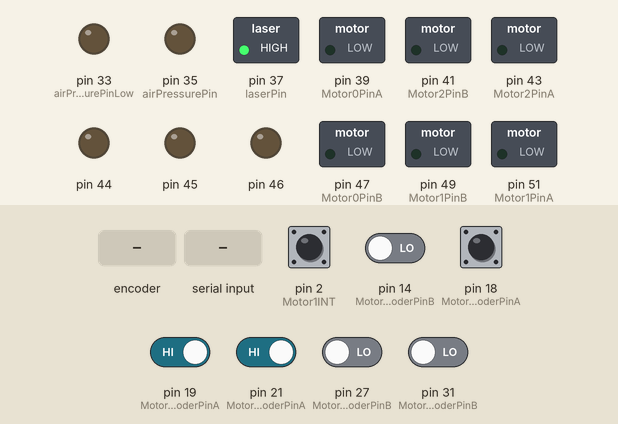
Simulated run of this sketch. Board: Arduino Mega 2560, built with avr-gcc and run on an emulated ATmega2560. Shown: switched loads named in the sketch (green lamp = pin HIGH), output pins drawn as LEDs (lit = HIGH). Dashed ring = blinking. The test bench sets the inputs (shaded band); at power-on: pin 2 (Motor1INT), pin 18 (Motor2EncoderPinA), pin 19 (Motor0EncoderPinA), pin 21 (Motor1EncoderPinA) HIGH, pin 14 (Motor0EncoderPinB), pin 27 (Motor2EncoderPinB), pin 31 (Motor1EncoderPinB) LOW.

Above: at 1.2 s.
1.3 s: rotary encoder on pin 18 (Motor2EncoderPinA) / pin 14 (Motor0EncoderPinB) turned 3 steps (first pin leading)
At 1.45 s:
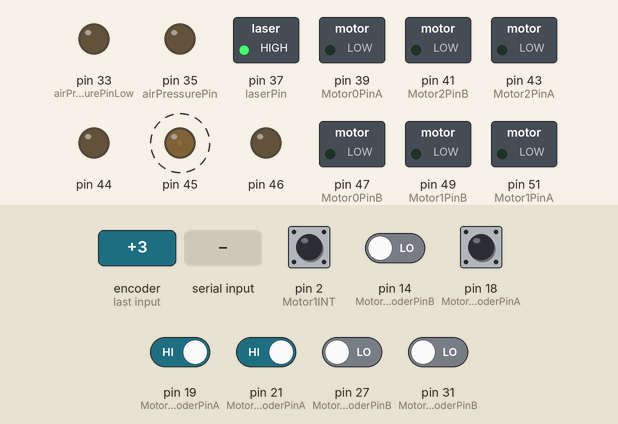
4.3 s: pin 2 (Motor1INT) pulled LOW for 0.15 s
At 5.6 s:
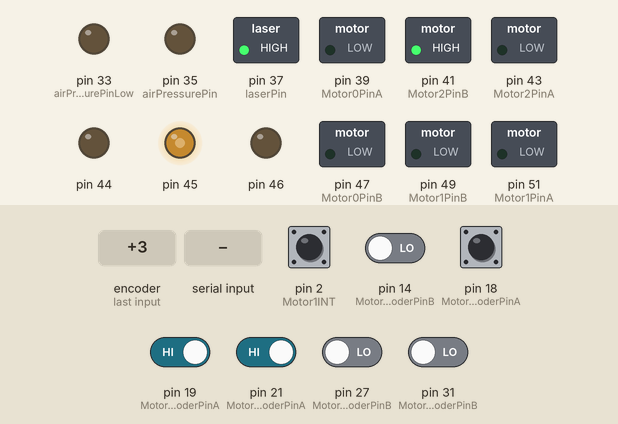
5.9 s: pin 19 (Motor0EncoderPinA) driven LOW
At 7.0 s:
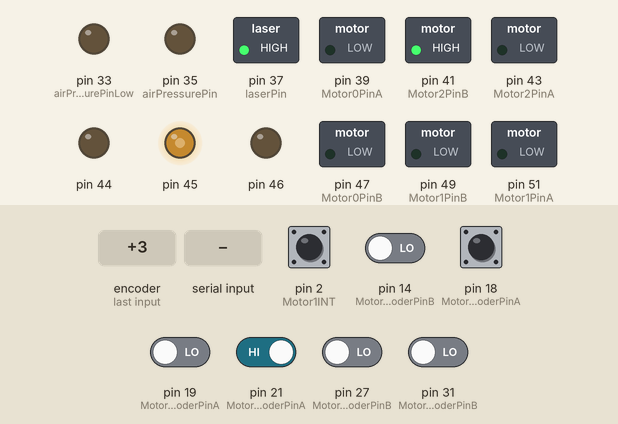
7.5 s: pin 21 (Motor1EncoderPinA) driven LOW
At 8.3 s:
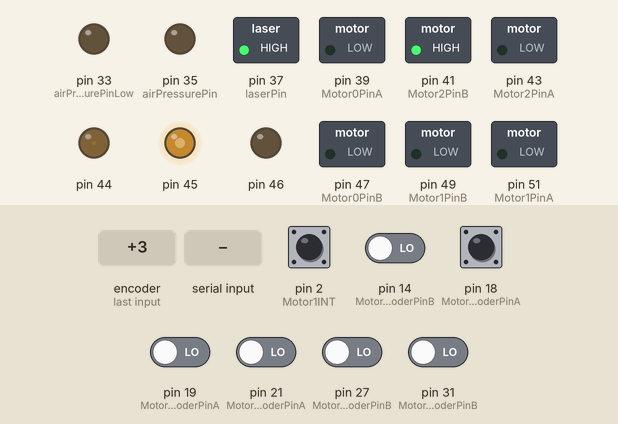
9.1 s: "1\n" received over Serial
At 9.5 s:
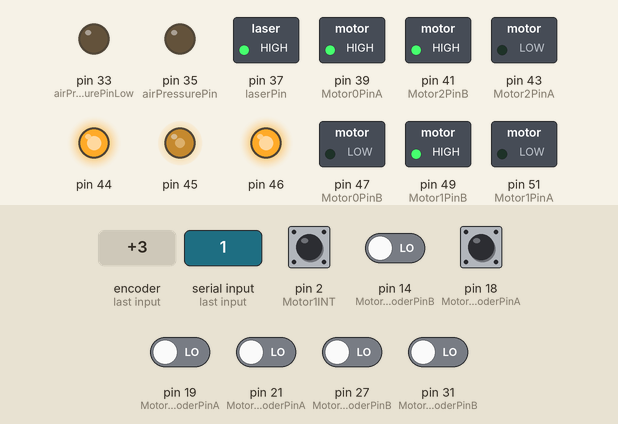
Timing chart, 0 to 11.7 s (numbered marks = the images above; inputs shaded):
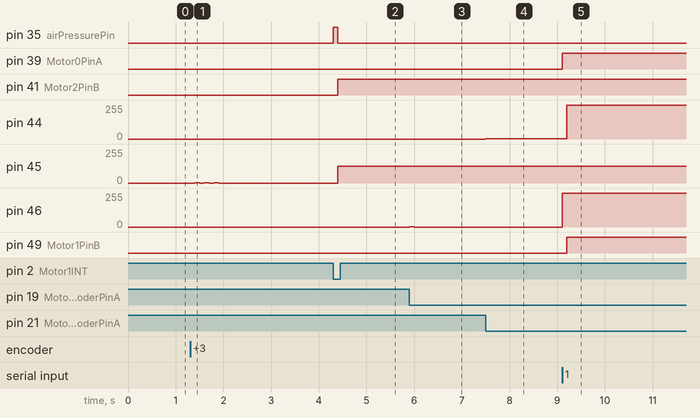

Measured:
- after the input at 1.3 s, pin 45: alternates 1/255 for 0.10 s and 0/255 for 0.10 s, 6 changes in all, then stays 0/255, starting after 0.10 s
- after the input at 4.3 s, pin 35 (airPressurePin): LOW → HIGH at once, → LOW 0.10 s later; pin 41 (Motor2PinB): LOW → HIGH after 0.10 s; pin 45: 0/255 → 127/255 after 0.10 s
- after the input at 5.9 s, pin 46: 0/255 → 1/255 at once, → 0/255 0.10 s later
- after the input at 7.5 s, pin 44: 0/255 → 2/255 at once, → 1/255 0.10 s later
- after the input at 9.1 s, pin 39 (Motor0PinA): LOW → HIGH at once; pin 44: 1/255 → 255/255 after 0.10 s; pin 46: 0/255 → 255/255 at once; pin 49 (Motor1PinB): LOW → HIGH after 0.10 s

The sketch:

motorsControlWithSerial.ino
```cpp
#include <avr/io.h>
#include <avr/interrupt.h>
#include <math.h>
#include <PID_v1.h>

#define DEBUG 0
#define PRINTDEBUG(STR) \
  {  \
    if (DEBUG) Serial.print(STR); \
  }
#define PRINTLNDEBUG(STR) \
  {  \
    if (DEBUG) Serial.println(STR); \
  }
//Define Pins

// Motor0 -> Azimuth
#define Motor0PinA 39
#define Motor0PinB 47
#define Motor0EncoderPinA 19//20   // Encoder Pin A pin 2 and pin 3 are inturrpt pins (MUST BE 2 OR 3)
#define Motor0EncoderPinB 14//25  // Encoder Pin B
#define Motor0PWM 46
#define Motor0INT 4

// Motor1 -> Elevation
#define Motor1PinA 51
#define Motor1PinB 49
#define Motor1EncoderPinA 21   // Encoder Pin A pin 2 and pin 3 are inturrpt pins (MUST BE 2 OR 3)
#define Motor1EncoderPinB 31   // Encoder Pin B
#define Motor1PWM 44
#define Motor1INT 2

// Motor1 -> Reload
#define Motor2PinA 43
#define Motor2PinB 41
#define Motor2EncoderPinA 18   // Encoder Pin A pin 2 and pin 3 are inturrpt pins (MUST BE 2 OR 3)
#define Motor2EncoderPinB 27   // Encoder Pin B
#define Motor2PWM 45
#define Motor2INT 5

#define laserPin 37
#define airPressurePin 35
#define airPressurePinLow 33
#define shootButton 2
#define shootButtonInt 0

#define stepMotorStepPin 6
#define stepMotorDirPin 13

#define PIDLIM 50000
#define EL_MAXLIM_ENC 500
#define EL_MINLIM_ENC -500

#define MOTOR_C_QRT_RND 1050
#define SHOOT_DELAY 500

//Initialize Variables
int encoder0PinA = -1;
int encoder0PinB = -1;
int encoder1PinA = -1;
int encoder1PinB = -1;
int encoder2PinA = -1;
int encoder2PinB = -1;
long counts0 = 0; //counts the encoder counts.
long counts1 = 0; //counts the encoder counts.
long counts2 = 0; //counts the encoder counts.

volatile boolean shootFlag = false;
boolean readyToShoot = true;;

long counts1Last = 0;
long commandAz = 0;
long commandEl = 0;
long commandEnc = 0;
long commandTestUpdate = -60000;//millis();

long shootTime = 0;

// PID0
double Setpoint0 = 0;
double Input0 = 0;
double Output0 = 0;
int kp0 = 100;
int ki0 = 0;
int kd0 = 18;
double k_att0 = 1;//3.75;


// PID1
double Setpoint1 = 0;
double Input1 = 0;
double Output1 = 0;
int kp1 = 200;
int ki1 = 0;
int kd1 = 20;
double k_att1 = 1;//3.75;

// PID2
double Setpoint2 = 0;
double Input2 = 0;
double Output2 = 0;
int kp2 = 100;
int ki2 = 5;
int kd2 = 15;
double k_att2 = 2;//3.75;

String inputString = "";         // a String to hold incoming data
boolean stringComplete = false;  // whether the string is complete


#include "classes.h"

motor motor0(Motor0PinA, Motor0PinB, Motor0EncoderPinA, Motor0EncoderPinB , Motor0PWM,0);
motor motor1(Motor1PinA, Motor1PinB, Motor1EncoderPinA, Motor1EncoderPinB , Motor1PWM,1);
motor motor2(Motor2PinA, Motor2PinB, Motor2EncoderPinA, Motor2EncoderPinB , Motor2PWM,2);
PID myPID0(&Input0, &Output0, &Setpoint0, kp0, ki0, kd0, P_ON_E, DIRECT); //P_ON_M specifies that Proportional on Measurement be used
PID myPID1(&Input1, &Output1, &Setpoint1, kp1, ki1, kd1, P_ON_E, DIRECT); //P_ON_M specifies that Proportional on Measurement be used
PID myPID2(&Input2, &Output2, &Setpoint2, kp2, ki2, kd2, P_ON_E, DIRECT); //P_ON_M specifies that Proportional on Measurement be used

void setup() {
  Serial.begin(115200);
  pinMode(airPressurePin,OUTPUT);
  pinMode(airPressurePinLow,OUTPUT);
  digitalWrite(airPressurePinLow,LOW);
  digitalWrite(airPressurePin,LOW);
  pinMode(laserPin,OUTPUT);
  digitalWrite(laserPin,HIGH);
  pinMode(shootButton,INPUT_PULLUP);
  attachInterrupt(Motor0INT, readEncoder0, CHANGE); //attach interrupt to PIN 2
  attachInterrupt(Motor1INT, readEncoder1, CHANGE); //attach interrupt to PIN 3
  attachInterrupt(Motor2INT, readEncoder2, CHANGE); //attach interrupt to PIN 21
  attachInterrupt(shootButtonInt, shootCommand, FALLING); //attach interrupt to PIN 20
  myPID0.SetMode(AUTOMATIC);
  myPID0.SetOutputLimits(-PIDLIM, PIDLIM);
  myPID1.SetMode(AUTOMATIC);
  myPID1.SetOutputLimits(-PIDLIM, PIDLIM);
  myPID2.SetMode(AUTOMATIC);
  myPID2.SetOutputLimits(-PIDLIM, PIDLIM);
  inputString.reserve(200);

}

void loop() {
  if ((shootFlag) && (readyToShoot)) {
    shoot();
    shootFlag = false;
    readyToShoot = false;
    commandEnc = commandEnc + MOTOR_C_QRT_RND;
  }


  Setpoint0 = (double)commandAz;
  Input0 = counts0;   //<===========================
  myPID0.Compute();
  double nOutput0 = constrain(map(Output0, -PIDLIM*k_att0, PIDLIM*k_att0, -255, 255),-255,255);
  motor0.moveMotor(nOutput0); //<===========================

  Setpoint1 = (double)commandEl;
  Input1 = counts1;   //<===========================
  myPID1.Compute();
  double nOutput1 = constrain(map(Output1, -PIDLIM*k_att1, PIDLIM*k_att1, -255, 255),-255,255);
  motor1.moveMotor(nOutput1); //<===========================


  Setpoint2 = (double)commandEnc;
  Input2 = counts2;   //<===========================
  myPID2.Compute();
  double nOutput2 = constrain(map(Output2, -PIDLIM*k_att2, PIDLIM*k_att2, -255, 255),-255,255);
  motor2.moveMotor(nOutput2); //<===========================

 /* if (commandEnc > 0) {
    PRINTDEBUG("-->");
    PRINTDEBUG( Setpoint2);
    PRINTDEBUG(" , ");
    PRINTDEBUG( Input2)
    PRINTDEBUG(" , ");
    PRINTLNDEBUG( nOutput2)
  }*/

  if (abs(commandAz) > 0) {
    PRINTDEBUG("-->");
    PRINTDEBUG( Setpoint0);
    PRINTDEBUG(" , ");
    PRINTDEBUG( Input0)
    PRINTDEBUG(" , ");
    PRINTLNDEBUG( nOutput0)
  }

  if (motor2.getState() == 0) readyToShoot = true;
  else readyToShoot = false;

  if (counts1 > EL_MAXLIM_ENC || counts1 < EL_MINLIM_ENC) {
    motor1.moveMotorStopEmergency();
  }

  if (stringComplete) {
    //Serial.println(inputString);
    // clear the string:
    commandAz = (((byte)inputString[0]) - 128) * 20;//40;
    commandEl = -(((byte)inputString[1]) - 128) * 10;//40;
    //Serial.println(commandTest);
    inputString = "";
    stringComplete = false;
  }

 // commandAz = 1000;

/*
  if (millis() - commandTestUpdate > 1000) {
    commandTestUpdate = millis();
    PRINTLNDEBUG(counts1);
    //commandTest = commandTest + 1120*2;
    if (commandTest == 0) commandTest = 1120/2;
    else commandTest = 0;
    //motorC.setCommand(commandTest); //<===========================
    motorA.setCommand(commandTest);
    //stepMotor.moveStepMotor(50,true,1);
  }*/
}

void readEncoder0() //this function is triggered by the encoder CHANGE, and increments the encoder counter
{
  if (digitalRead(encoder0PinA) == digitalRead(encoder0PinB) ) counts0++;
  else counts0--;
}

void readEncoder1() //this function is triggered by the encoder CHANGE, and increments the encoder counter
{
  if (digitalRead(encoder1PinA) == digitalRead(encoder1PinB) ) counts1--;
  else counts1++;
}

void readEncoder2() //this function is triggered by the encoder CHANGE, and increments the encoder counter
{
  if (digitalRead(encoder2PinA) == digitalRead(encoder2PinB) ) counts2--;
  else counts2++;
}

void shootCommand() //this function is triggered by the encoder falling, and increments the encoder counter
{
  if ((millis() - shootTime) > SHOOT_DELAY) {
      shootFlag = true;
      shootTime = millis();
  }
}

void shoot() {
  digitalWrite(airPressurePin,HIGH);
  delay(100);
  digitalWrite(airPressurePin,LOW);
  PRINTLNDEBUG("SHOOT2!")
}


void serialEvent() {
  while (Serial.available()) {
    // get the new byte:
    char inChar = (char)Serial.read();
    // add it to the inputString:
    inputString += inChar;
    // if the incoming character is a newline, set a flag so the main loop can
    // do something about it:
    if (inChar == '\n') {
      stringComplete = true;
        PRINTDEBUG("got input from oculus : ");
        PRINTLNDEBUG( inputString)
    }
  }
}
```

classes.h
```cpp
class motor {
  public:
    motor(int mA, int mB, int eA, int eB, int mPWM, int mNum) {
      motorPinA = mA;
      motorPinB = mB;
      motorEncA = eA;
      motorEncB = eB;
      motorPWMPin = mPWM;
      motorNumber = mNum;
      pinMode(motorPinA, OUTPUT); //initialize Encoder Pins
      pinMode(motorPinB, OUTPUT);
      pinMode(motorEncA, INPUT); //initialize Motors Pins
      pinMode(motorEncB, INPUT);
      pinMode(motorPWMPin, OUTPUT);
      digitalWrite(motorPinA, LOW); //initialize Pin States
      digitalWrite(motorPinB, LOW);
      digitalWrite(motorEncA, LOW); //initialize Pin States
      digitalWrite(motorEncB, LOW);
      motorPWMPinVal = 255;
      motorDirection = true;
      analogWrite(motorPWMPin, motorPWMPinVal);
      if (motorNumber == 0) {
        encoder0PinA = motorEncA;
        encoder0PinB = motorEncB;
        PRINTLNDEBUG("-----0-----");

      }
      else if (motorNumber == 1) {
        encoder1PinA = motorEncA;
        encoder1PinB = motorEncB;
        PRINTLNDEBUG("-----1-----");
      }
      else if (motorNumber == 2) {
        encoder2PinA = motorEncA;
        encoder2PinB = motorEncB;
        PRINTLNDEBUG("-----2-----");
      }
      currentEncoderValue = 0;
    }

    motor(int _stepPin, int _dirPin) {
      motorPinA = _stepPin;
      motorPinB = _dirPin;
      pinMode(motorPinA, OUTPUT); //initialize Encoder Pins
      pinMode(motorPinB, OUTPUT);
      digitalWrite(motorPinA, LOW); //initialize Pin States
      digitalWrite(motorPinB, LOW);
    }

    void moveStepMotor(int steps, boolean dir, int dly) {
      digitalWrite(motorPinB, dir);
      for (int iii = 0 ; iii < steps ; iii++) {
        digitalWrite(motorPinA, HIGH);
        delay(dly);
        digitalWrite(motorPinA, LOW);
        delay(dly);
      }
    }

    void setCommand(long numOfSteps) {
      lastStepsCommand = numOfSteps;
    }

    void moveMotorCCW(int PWMVal) {
      analogWrite(motorPWMPin, PWMVal);
      digitalWrite(motorPinA, HIGH);
      digitalWrite(motorPinB, LOW);
     // PRINTLNDEBUG(" CCW ");
    }

    void moveMotorCW(int PWMVal) {
      analogWrite(motorPWMPin, PWMVal);
      digitalWrite(motorPinA, LOW);
      digitalWrite(motorPinB, HIGH);
     // PRINTLNDEBUG(" CW ");
    }

    void moveMotorStop() {
      digitalWrite(motorPinA, LOW);
      digitalWrite(motorPinB, LOW);
     // PRINTLNDEBUG(" ST ");
    }

    void moveMotorStopEmergency() {
      digitalWrite(motorPinA, LOW);
      digitalWrite(motorPinB, LOW);
      //PRINTLNDEBUG(" EMG_ST ");
      while(1);
    }

    void moveMotorPID() {
      if (motorDirection) moveMotorCW(motorPWMPinVal);
      else moveMotorCCW(motorPWMPinVal);
    }

    void moveMotor(double PIDOutput) {
      motorPWMPinVal = abs((int)PIDOutput);
      motorDirection = (PIDOutput > 0);
      if (motorNumber == 0) currentEncoderValue = counts0;
      if (motorNumber == 1) currentEncoderValue = counts1;
      if (motorNumber == 2) currentEncoderValue = counts2;
      analogWrite(motorPWMPin, motorPWMPinVal);
     /* PRINTDEBUG(currentEncoderValue);
      PRINTDEBUG(" , ");
      PRINTDEBUG(currentEncoderValue - counts1Last);
      PRINTDEBUG(" , ");
      PRINTDEBUG(lastStepsCommand);
      PRINTDEBUG(" , ");
      PRINTDEBUG(PIDOutput);
      PRINTDEBUG(" , ");
      PRINTDEBUG(motorPWMPinVal);
      PRINTDEBUG(" , ");
      PRINTDEBUG(motorNumber);
      PRINTDEBUG(" , ");  */
      counts1Last = currentEncoderValue;
      if (motorPWMPinVal < 30) moveMotorStop();
      else       moveMotorPID();
      /*if (lastStepsCommand - currentEncoderValue < -10) moveMotorCCW(motorPWMPinVal, true);
      else if (lastStepsCommand - currentEncoderValue > 10) moveMotorCW(motorPWMPinVal, true);
      else  moveMotorStop();*/

    }

  int getState() {
   /* if (digitalRead(motorPinA) || digitalRead(motorPinB)) {
    PRINTDEBUG("===1>");
    PRINTLNDEBUG(digitalRead(motorPinA));
    PRINTDEBUG("===2>");
    PRINTLNDEBUG(digitalRead(motorPinB));
    }*/
    if (digitalRead(motorPinA) == LOW && digitalRead(motorPinB) == LOW) return 0;
    else if (digitalRead(motorPinA) == HIGH && digitalRead(motorPinB) == LOW) return 1;
    else return -1;
  }

  private:
    int motorPinA;
    int motorPinB;
    int motorEncA;
    int motorEncB;
    long currentEncoderValue;
    long lastStepsCommand;
    int motorPWMPin;
    int motorPWMPinVal;
    boolean motorDirection;
    int lastCommand = 0;
    int motorNumber = -1;
};
```
